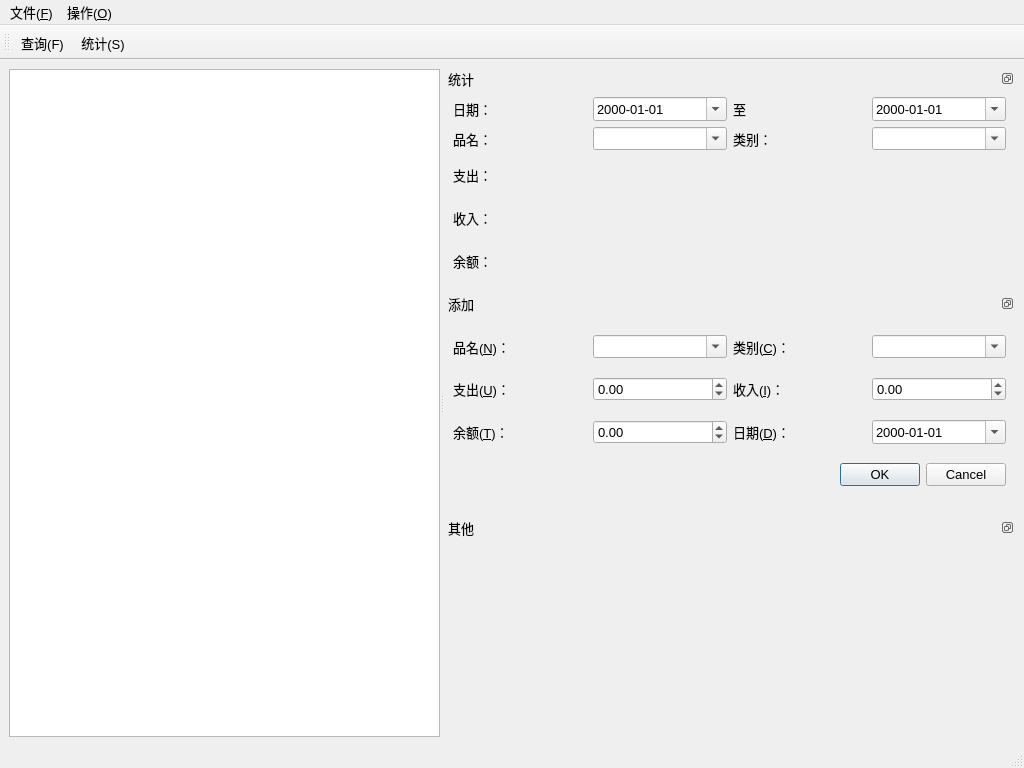
<ui version="4.0" >
 <class>mainWindow</class>
 <widget class="QMainWindow" name="mainWindow" >
  <property name="geometry" >
   <rect>
    <x>0</x>
    <y>0</y>
    <width>1024</width>
    <height>768</height>
   </rect>
  </property>
  <property name="font" >
   <font>
    <family>MS Shell Dlg 2</family>
    <pointsize>10</pointsize>
   </font>
  </property>
  <property name="windowTitle" >
   <string>藏龙账务统计</string>
  </property>
  <property name="windowIcon" >
   <iconset resource="pygrid.qrc" >
    <normaloff>:/icon/exit.png</normaloff>:/icon/exit.png</iconset>
  </property>
  <property name="locale" >
   <locale country="China" language="Chinese" />
  </property>
  <widget class="QWidget" name="centralWidget" >
   <layout class="QHBoxLayout" name="horizontalLayout_2" >
    <item>
     <widget class="QSplitter" name="mainSplitter" >
      <property name="orientation" >
       <enum>Qt::Horizontal</enum>
      </property>
      <widget class="QWidget" name="verticalLayoutWidget" >
       <layout class="QVBoxLayout" name="verticalLayout" >
        <item>
         <widget class="QTableView" name="tableView" >
          <property name="font" >
           <font>
            <family>MS Shell Dlg 2</family>
            <pointsize>10</pointsize>
           </font>
          </property>
          <property name="contextMenuPolicy" >
           <enum>Qt::ActionsContextMenu</enum>
          </property>
          <property name="selectionBehavior" >
           <enum>QAbstractItemView::SelectRows</enum>
          </property>
         </widget>
        </item>
       </layout>
      </widget>
      <widget class="QWidget" name="layoutWidget" >
       <layout class="QVBoxLayout" name="verticalLayout_2" >
        <item>
         <widget class="QDockWidget" name="dockWidget" >
          <property name="features" >
           <set>QDockWidget::DockWidgetFloatable|QDockWidget::DockWidgetMovable</set>
          </property>
          <property name="windowTitle" >
           <string>统计</string>
          </property>
          <widget class="QWidget" name="dockWidgetContents" >
           <layout class="QGridLayout" name="gridLayout" >
            <item row="0" column="0" >
             <widget class="QLabel" name="label" >
              <property name="text" >
               <string>日期：</string>
              </property>
              <property name="buddy" >
               <cstring>dateEdit_From</cstring>
              </property>
             </widget>
            </item>
            <item row="0" column="1" >
             <widget class="QDateEdit" name="dateEdit_From" >
              <property name="displayFormat" >
               <string>yyyy-MM-dd</string>
              </property>
              <property name="calendarPopup" >
               <bool>true</bool>
              </property>
             </widget>
            </item>
            <item row="0" column="2" >
             <widget class="QLabel" name="label_2" >
              <property name="text" >
               <string>至</string>
              </property>
              <property name="buddy" >
               <cstring>dateEdit_To</cstring>
              </property>
             </widget>
            </item>
            <item row="0" column="3" >
             <widget class="QDateEdit" name="dateEdit_To" >
              <property name="displayFormat" >
               <string>yyyy-MM-dd</string>
              </property>
              <property name="calendarPopup" >
               <bool>true</bool>
              </property>
             </widget>
            </item>
            <item row="1" column="0" >
             <widget class="QLabel" name="label_3" >
              <property name="text" >
               <string>品名：</string>
              </property>
              <property name="buddy" >
               <cstring>comboBox_SearchName</cstring>
              </property>
             </widget>
            </item>
            <item row="1" column="1" >
             <widget class="QComboBox" name="comboBox_SearchName" >
              <property name="editable" >
               <bool>true</bool>
              </property>
             </widget>
            </item>
            <item row="1" column="2" >
             <widget class="QLabel" name="label_4" >
              <property name="text" >
               <string>类别：</string>
              </property>
              <property name="buddy" >
               <cstring>comboBox_SearchCategory</cstring>
              </property>
             </widget>
            </item>
            <item row="1" column="3" >
             <widget class="QComboBox" name="comboBox_SearchCategory" >
              <property name="editable" >
               <bool>true</bool>
              </property>
             </widget>
            </item>
            <item row="2" column="0" >
             <widget class="QLabel" name="label_5" >
              <property name="text" >
               <string>支出：</string>
              </property>
             </widget>
            </item>
            <item row="2" column="1" >
             <widget class="QLabel" name="label_OutCome" >
              <property name="font" >
               <font>
                <pointsize>12</pointsize>
                <weight>75</weight>
                <bold>true</bold>
               </font>
              </property>
              <property name="text" >
               <string/>
              </property>
             </widget>
            </item>
            <item row="3" column="0" >
             <widget class="QLabel" name="label_7" >
              <property name="text" >
               <string>收入：</string>
              </property>
             </widget>
            </item>
            <item row="3" column="1" >
             <widget class="QLabel" name="label_InCome" >
              <property name="font" >
               <font>
                <pointsize>12</pointsize>
                <weight>75</weight>
                <bold>true</bold>
               </font>
              </property>
              <property name="text" >
               <string/>
              </property>
             </widget>
            </item>
            <item row="4" column="0" >
             <widget class="QLabel" name="label_9" >
              <property name="text" >
               <string>余额：</string>
              </property>
             </widget>
            </item>
            <item row="4" column="1" >
             <widget class="QLabel" name="label_TotalLeft" >
              <property name="font" >
               <font>
                <pointsize>12</pointsize>
                <weight>75</weight>
                <bold>true</bold>
               </font>
              </property>
              <property name="text" >
               <string/>
              </property>
             </widget>
            </item>
           </layout>
          </widget>
         </widget>
        </item>
        <item>
         <widget class="QDockWidget" name="dockWidget_2" >
          <property name="features" >
           <set>QDockWidget::DockWidgetFloatable|QDockWidget::DockWidgetMovable</set>
          </property>
          <property name="windowTitle" >
           <string>添加</string>
          </property>
          <widget class="QWidget" name="dockWidgetContents_2" >
           <layout class="QGridLayout" name="gridLayout_2" >
            <item row="0" column="1" >
             <widget class="QComboBox" name="comboBox_Name" >
              <property name="editable" >
               <bool>true</bool>
              </property>
             </widget>
            </item>
            <item row="2" column="2" >
             <widget class="QLabel" name="label_Date" >
              <property name="text" >
               <string>日期(&amp;D)：</string>
              </property>
              <property name="buddy" >
               <cstring>dateEdit_Date</cstring>
              </property>
             </widget>
            </item>
            <item row="2" column="3" >
             <widget class="QDateEdit" name="dateEdit_Date" >
              <property name="displayFormat" >
               <string>yyyy-MM-dd</string>
              </property>
              <property name="calendarPopup" >
               <bool>true</bool>
              </property>
             </widget>
            </item>
            <item row="3" column="0" colspan="4" >
             <widget class="QDialogButtonBox" name="buttonBox" >
              <property name="orientation" >
               <enum>Qt::Horizontal</enum>
              </property>
              <property name="standardButtons" >
               <set>QDialogButtonBox::Cancel|QDialogButtonBox::Ok</set>
              </property>
             </widget>
            </item>
            <item row="1" column="0" >
             <widget class="QLabel" name="label_Number" >
              <property name="text" >
               <string>支出(&amp;U)：</string>
              </property>
              <property name="buddy" >
               <cstring>doubleSpinBox_OutCome</cstring>
              </property>
             </widget>
            </item>
            <item row="1" column="1" >
             <widget class="QDoubleSpinBox" name="doubleSpinBox_OutCome" >
              <property name="minimum" >
               <double>-99999999.989999994635582</double>
              </property>
              <property name="maximum" >
               <double>99999999.989999994635582</double>
              </property>
             </widget>
            </item>
            <item row="1" column="2" >
             <widget class="QLabel" name="label_UnitPrice" >
              <property name="text" >
               <string>收入(&amp;I)：</string>
              </property>
              <property name="buddy" >
               <cstring>doubleSpinBox_InCome</cstring>
              </property>
             </widget>
            </item>
            <item row="1" column="3" >
             <widget class="QDoubleSpinBox" name="doubleSpinBox_InCome" >
              <property name="minimum" >
               <double>-99999999.989999994635582</double>
              </property>
              <property name="maximum" >
               <double>99999999.989999994635582</double>
              </property>
             </widget>
            </item>
            <item row="0" column="2" >
             <widget class="QLabel" name="label_Category_2" >
              <property name="text" >
               <string>类别(&amp;C)：</string>
              </property>
              <property name="buddy" >
               <cstring>comboBox_Category</cstring>
              </property>
             </widget>
            </item>
            <item row="0" column="3" >
             <widget class="QComboBox" name="comboBox_Category" >
              <property name="editable" >
               <bool>true</bool>
              </property>
             </widget>
            </item>
            <item row="2" column="0" >
             <widget class="QLabel" name="label_Total" >
              <property name="text" >
               <string>余额(&amp;T)：</string>
              </property>
              <property name="buddy" >
               <cstring>doubleSpinBox_Total</cstring>
              </property>
             </widget>
            </item>
            <item row="0" column="0" >
             <widget class="QLabel" name="label_Name" >
              <property name="text" >
               <string>品名(&amp;N)：</string>
              </property>
              <property name="buddy" >
               <cstring>comboBox_Name</cstring>
              </property>
             </widget>
            </item>
            <item row="2" column="1" >
             <widget class="QDoubleSpinBox" name="doubleSpinBox_Total" >
              <property name="minimum" >
               <double>-99999999.989999994635582</double>
              </property>
              <property name="maximum" >
               <double>99999999.989999994635582</double>
              </property>
             </widget>
            </item>
           </layout>
          </widget>
         </widget>
        </item>
        <item>
         <widget class="QDockWidget" name="dockWidget_3" >
          <property name="features" >
           <set>QDockWidget::DockWidgetFloatable|QDockWidget::DockWidgetMovable</set>
          </property>
          <property name="windowTitle" >
           <string>其他</string>
          </property>
          <widget class="QWidget" name="dockWidgetContents_3" />
         </widget>
        </item>
       </layout>
      </widget>
     </widget>
    </item>
   </layout>
  </widget>
  <widget class="QMenuBar" name="menuBar" >
   <property name="geometry" >
    <rect>
     <x>0</x>
     <y>0</y>
     <width>1024</width>
     <height>22</height>
    </rect>
   </property>
   <widget class="QMenu" name="menuFile" >
    <property name="title" >
     <string>文件(&amp;F)</string>
    </property>
    <addaction name="action_Exit" />
   </widget>
   <widget class="QMenu" name="menu_Q" >
    <property name="title" >
     <string>操作(&amp;O)</string>
    </property>
    <addaction name="action_Query" />
    <addaction name="action_Stat" />
   </widget>
   <addaction name="menuFile" />
   <addaction name="menu_Q" />
  </widget>
  <widget class="QToolBar" name="toolBar" >
   <property name="windowTitle" >
    <string>toolBar</string>
   </property>
   <property name="toolButtonStyle" >
    <enum>Qt::ToolButtonTextBesideIcon</enum>
   </property>
   <attribute name="toolBarArea" >
    <enum>TopToolBarArea</enum>
   </attribute>
   <attribute name="toolBarBreak" >
    <bool>false</bool>
   </attribute>
   <addaction name="action_Query" />
   <addaction name="action_Stat" />
  </widget>
  <widget class="QStatusBar" name="statusBar" >
   <property name="statusTip" >
    <string>Ready!</string>
   </property>
  </widget>
  <action name="action_Exit" >
   <property name="icon" >
    <iconset resource="pygrid.qrc" >
     <normaloff>:/icon/exit.png</normaloff>:/icon/exit.png</iconset>
   </property>
   <property name="text" >
    <string>退出(&amp;X)</string>
   </property>
   <property name="statusTip" >
    <string>点这个就退出了，快捷键:Ctrl+Q</string>
   </property>
   <property name="shortcut" >
    <string>Ctrl+Q</string>
   </property>
  </action>
  <action name="action_Edit" >
   <property name="icon" >
    <iconset resource="pygrid.qrc" >
     <normaloff>:/icon/edit.png</normaloff>:/icon/edit.png</iconset>
   </property>
   <property name="text" >
    <string>编辑(&amp;E)</string>
   </property>
   <property name="shortcut" >
    <string>Ctrl+E</string>
   </property>
  </action>
  <action name="action_Delete" >
   <property name="icon" >
    <iconset resource="pygrid.qrc" >
     <normaloff>:/icon/delete.png</normaloff>:/icon/delete.png</iconset>
   </property>
   <property name="text" >
    <string>删除(&amp;D)</string>
   </property>
   <property name="shortcut" >
    <string>Ctrl+Del</string>
   </property>
  </action>
  <action name="action_Query" >
   <property name="icon" >
    <iconset resource="pygrid.qrc" >
     <normaloff>:/icon/query.png</normaloff>:/icon/query.png</iconset>
   </property>
   <property name="text" >
    <string>查询(&amp;F)</string>
   </property>
   <property name="statusTip" >
    <string>查询并修改记录，快捷键:Ctrl+F</string>
   </property>
   <property name="shortcut" >
    <string>Ctrl+F</string>
   </property>
  </action>
  <action name="action_Stat" >
   <property name="icon" >
    <iconset resource="pygrid.qrc" >
     <normaloff>:/icon/stat.png</normaloff>:/icon/stat.png</iconset>
   </property>
   <property name="text" >
    <string>统计(&amp;S)</string>
   </property>
   <property name="statusTip" >
    <string>对数据进行统计，快捷键:Ctrl+S</string>
   </property>
   <property name="shortcut" >
    <string>Ctrl+S</string>
   </property>
  </action>
 </widget>
 <tabstops>
  <tabstop>comboBox_Name</tabstop>
  <tabstop>comboBox_Category</tabstop>
  <tabstop>doubleSpinBox_OutCome</tabstop>
  <tabstop>doubleSpinBox_InCome</tabstop>
  <tabstop>doubleSpinBox_Total</tabstop>
  <tabstop>dateEdit_Date</tabstop>
  <tabstop>tableView</tabstop>
  <tabstop>buttonBox</tabstop>
 </tabstops>
 <resources>
  <include location="pygrid.qrc" />
 </resources>
 <connections>
  <connection>
   <sender>action_Exit</sender>
   <signal>triggered()</signal>
   <receiver>mainWindow</receiver>
   <slot>close()</slot>
   <hints>
    <hint type="sourcelabel" >
     <x>-1</x>
     <y>-1</y>
    </hint>
    <hint type="destinationlabel" >
     <x>399</x>
     <y>299</y>
    </hint>
   </hints>
  </connection>
 </connections>
</ui>
